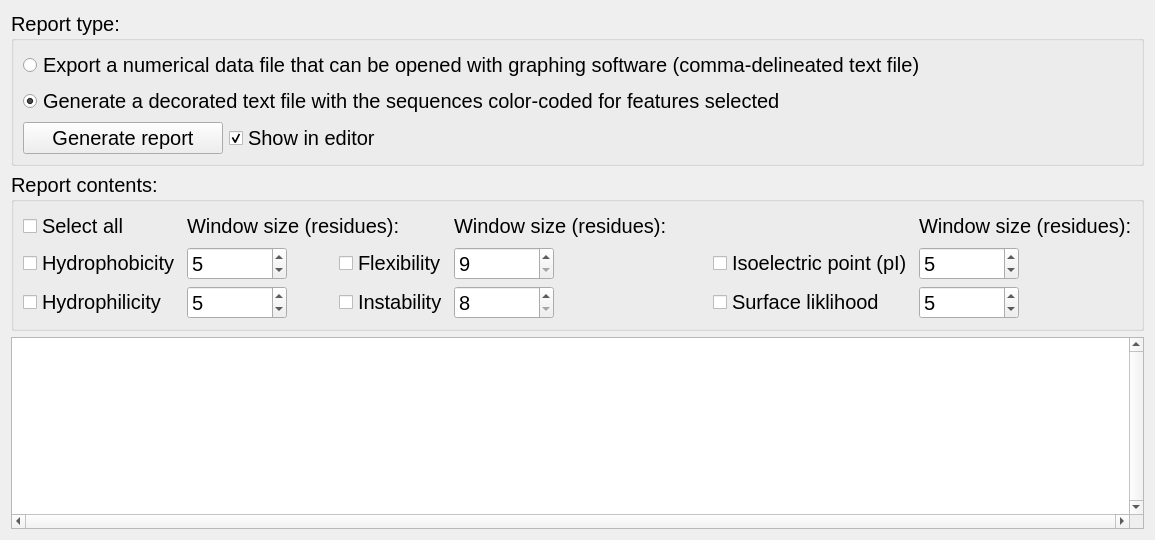
      <widget class="QWidget" name="tabProtein">
       <attribute name="title">
        <string>Protein</string>
       </attribute>
       <layout class="QGridLayout" name="gridLayout_21">
        <item row="0" column="0">
         <widget class="QGroupBox" name="groupBox_4">
          <property name="minimumSize">
           <size>
            <width>0</width>
            <height>120</height>
           </size>
          </property>
          <property name="font">
           <font>
            <pointsize>15</pointsize>
           </font>
          </property>
          <property name="title">
           <string>Report type:</string>
          </property>
          <layout class="QGridLayout" name="gridLayout_19">
           <item row="0" column="0" colspan="2">
            <widget class="QRadioButton" name="rdoCommaSep">
             <property name="font">
              <font>
               <pointsize>15</pointsize>
              </font>
             </property>
             <property name="text">
              <string>Export a numerical data file that can be opened with graphing software (comma-delineated text file)</string>
             </property>
            </widget>
           </item>
           <item row="1" column="0" colspan="2">
            <widget class="QRadioButton" name="rdoText">
             <property name="font">
              <font>
               <pointsize>15</pointsize>
              </font>
             </property>
             <property name="text">
              <string>Generate a decorated text file with the sequences color-coded for features selected</string>
             </property>
             <property name="checked">
              <bool>true</bool>
             </property>
            </widget>
           </item>
           <item row="2" column="0">
            <widget class="QPushButton" name="btnGenerateReport">
             <property name="maximumSize">
              <size>
               <width>200</width>
               <height>16777215</height>
              </size>
             </property>
             <property name="text">
              <string>Generate report</string>
             </property>
            </widget>
           </item>
           <item row="2" column="1">
            <widget class="QCheckBox" name="chkShowInEditor">
             <property name="text">
              <string>Show in editor</string>
             </property>
             <property name="checked">
              <bool>true</bool>
             </property>
            </widget>
           </item>
          </layout>
         </widget>
        </item>
        <item row="1" column="0">
         <widget class="QGroupBox" name="groupBox_5">
          <property name="minimumSize">
           <size>
            <width>0</width>
            <height>120</height>
           </size>
          </property>
          <property name="font">
           <font>
            <pointsize>15</pointsize>
           </font>
          </property>
          <property name="title">
           <string>Report contents:</string>
          </property>
          <layout class="QGridLayout" name="gridLayout_20">
           <item row="2" column="7">
            <widget class="QSpinBox" name="spnSurface">
             <property name="minimumSize">
              <size>
               <width>100</width>
               <height>0</height>
              </size>
             </property>
             <property name="maximumSize">
              <size>
               <width>100</width>
               <height>16777215</height>
              </size>
             </property>
             <property name="minimum">
              <number>2</number>
             </property>
             <property name="maximum">
              <number>20</number>
             </property>
             <property name="value">
              <number>5</number>
             </property>
            </widget>
           </item>
           <item row="2" column="1">
            <widget class="QSpinBox" name="spnHydrophilicity">
             <property name="minimumSize">
              <size>
               <width>100</width>
               <height>0</height>
              </size>
             </property>
             <property name="maximumSize">
              <size>
               <width>100</width>
               <height>16777215</height>
              </size>
             </property>
             <property name="minimum">
              <number>2</number>
             </property>
             <property name="maximum">
              <number>20</number>
             </property>
             <property name="value">
              <number>5</number>
             </property>
            </widget>
           </item>
           <item row="2" column="0">
            <widget class="QCheckBox" name="chkHydrophilicity">
             <property name="text">
              <string>Hydrophilicity</string>
             </property>
            </widget>
           </item>
           <item row="1" column="7">
            <widget class="QSpinBox" name="spnpI">
             <property name="minimumSize">
              <size>
               <width>100</width>
               <height>0</height>
              </size>
             </property>
             <property name="maximumSize">
              <size>
               <width>100</width>
               <height>16777215</height>
              </size>
             </property>
             <property name="minimum">
              <number>2</number>
             </property>
             <property name="maximum">
              <number>20</number>
             </property>
             <property name="value">
              <number>5</number>
             </property>
            </widget>
           </item>
           <item row="1" column="6">
            <widget class="QCheckBox" name="chkpI">
             <property name="text">
              <string>Isoelectric point (pI)</string>
             </property>
            </widget>
           </item>
           <item row="1" column="4">
            <widget class="QSpinBox" name="spnFlexibility">
             <property name="minimumSize">
              <size>
               <width>100</width>
               <height>0</height>
              </size>
             </property>
             <property name="maximumSize">
              <size>
               <width>100</width>
               <height>16777215</height>
              </size>
             </property>
             <property name="minimum">
              <number>9</number>
             </property>
             <property name="maximum">
              <number>20</number>
             </property>
             <property name="value">
              <number>9</number>
             </property>
            </widget>
           </item>
           <item row="1" column="2">
            <spacer name="horizontalSpacer_7">
             <property name="orientation">
              <enum>Qt::Horizontal</enum>
             </property>
             <property name="sizeHint" stdset="0">
              <size>
               <width>40</width>
               <height>20</height>
              </size>
             </property>
            </spacer>
           </item>
           <item row="2" column="3">
            <widget class="QCheckBox" name="chkInstability">
             <property name="text">
              <string>Instability</string>
             </property>
            </widget>
           </item>
           <item row="2" column="6">
            <widget class="QCheckBox" name="chkSurface">
             <property name="text">
              <string>Surface liklihood</string>
             </property>
            </widget>
           </item>
           <item row="2" column="4">
            <widget class="QSpinBox" name="spnInstability">
             <property name="minimumSize">
              <size>
               <width>100</width>
               <height>0</height>
              </size>
             </property>
             <property name="maximumSize">
              <size>
               <width>100</width>
               <height>16777215</height>
              </size>
             </property>
             <property name="minimum">
              <number>8</number>
             </property>
             <property name="maximum">
              <number>99</number>
             </property>
             <property name="value">
              <number>8</number>
             </property>
            </widget>
           </item>
           <item row="1" column="1">
            <widget class="QSpinBox" name="spnHydrophobicity">
             <property name="minimumSize">
              <size>
               <width>100</width>
               <height>0</height>
              </size>
             </property>
             <property name="maximumSize">
              <size>
               <width>100</width>
               <height>16777215</height>
              </size>
             </property>
             <property name="minimum">
              <number>2</number>
             </property>
             <property name="maximum">
              <number>20</number>
             </property>
             <property name="value">
              <number>5</number>
             </property>
            </widget>
           </item>
           <item row="0" column="1" colspan="3">
            <widget class="QLabel" name="label_10">
             <property name="text">
              <string>Window size (residues):</string>
             </property>
            </widget>
           </item>
           <item row="1" column="0">
            <widget class="QCheckBox" name="chkHydrophobicity">
             <property name="text">
              <string>Hydrophobicity</string>
             </property>
            </widget>
           </item>
           <item row="1" column="3">
            <widget class="QCheckBox" name="chkFlexibility">
             <property name="text">
              <string>Flexibility</string>
             </property>
            </widget>
           </item>
           <item row="0" column="0">
            <widget class="QCheckBox" name="chkSelectAllProt">
             <property name="text">
              <string>Select all</string>
             </property>
            </widget>
           </item>
           <item row="0" column="7">
            <widget class="QLabel" name="label_14">
             <property name="text">
              <string>Window size (residues):</string>
             </property>
            </widget>
           </item>
           <item row="2" column="5">
            <spacer name="horizontalSpacer_8">
             <property name="orientation">
              <enum>Qt::Horizontal</enum>
             </property>
             <property name="sizeHint" stdset="0">
              <size>
               <width>40</width>
               <height>20</height>
              </size>
             </property>
            </spacer>
           </item>
           <item row="0" column="4">
            <widget class="QLabel" name="label_15">
             <property name="text">
              <string>Window size (residues):</string>
             </property>
            </widget>
           </item>
          </layout>
         </widget>
        </item>
        <item row="2" column="0">
         <widget class="QTextEdit" name="txtProtein">
          <property name="font">
           <font>
            <family>Courier New</family>
            <pointsize>10</pointsize>
           </font>
          </property>
          <property name="verticalScrollBarPolicy">
           <enum>Qt::ScrollBarAlwaysOn</enum>
          </property>
          <property name="horizontalScrollBarPolicy">
           <enum>Qt::ScrollBarAlwaysOn</enum>
          </property>
          <property name="lineWrapMode">
           <enum>QTextEdit::NoWrap</enum>
          </property>
         </widget>
        </item>
       </layout>
      </widget>
